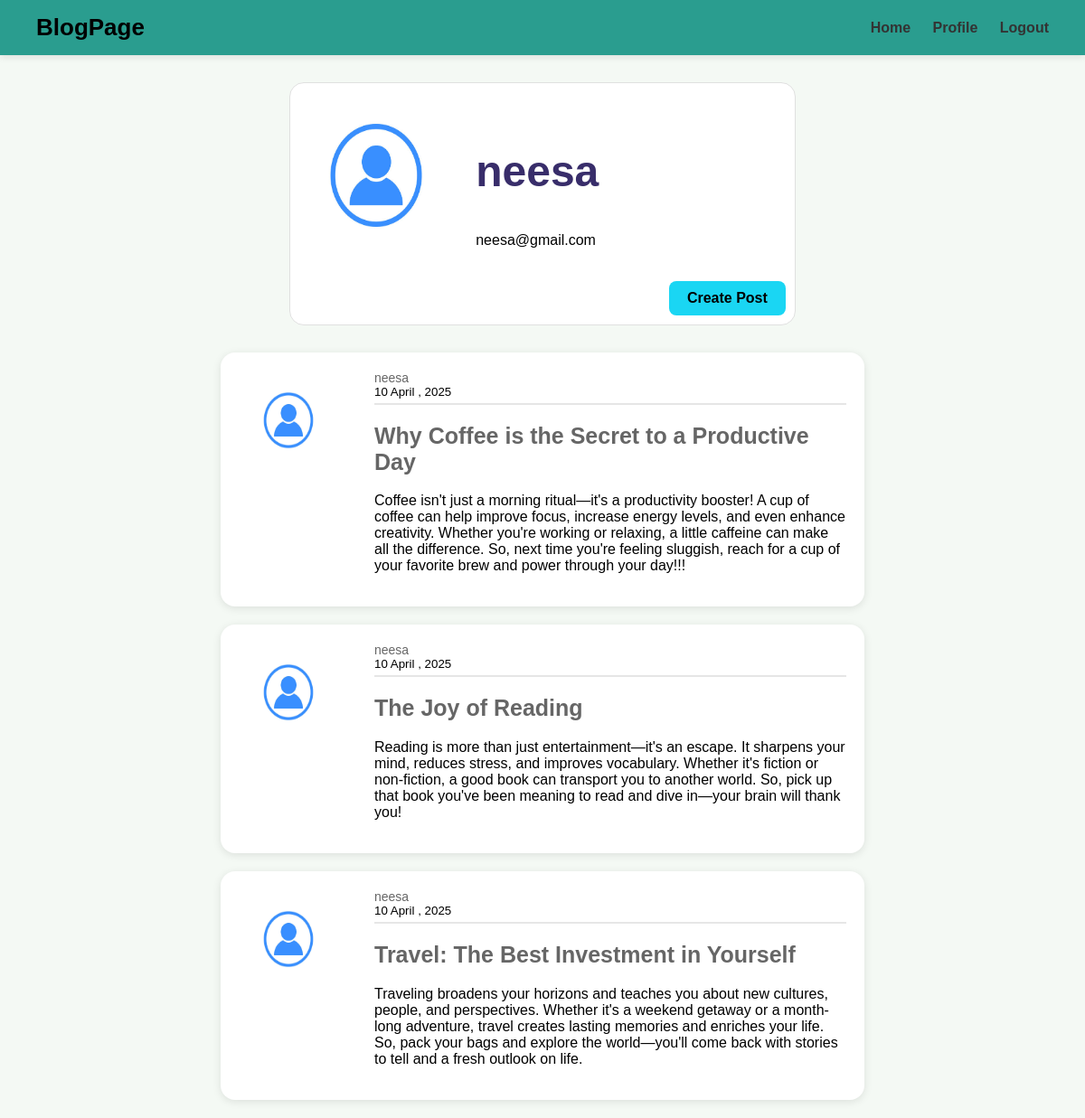
/account/ (signed in), run on the app's committed database.
### users/models.py (models this page shows, shortened)
class User(AbstractUser):
    email = models.EmailField(unique=True)
    bio = models.TextField(blank=True, null=True)
    profile_picture = models.ImageField(
        upload_to="profile_pics/", default="default.jpg", blank=True, null=True
    )

### dashboard/models.py (models this page shows, shortened)
class Post(models.Model):
    title = models.CharField(max_length=100)
    content = models.TextField()
    date_posted = models.DateTimeField(default=timezone.now)
    author = models.ForeignKey(User, on_delete=models.CASCADE)

### dashboard/views.py (the view)
# urls.py: path("account/", AccountView.as_view(), name="account"),
class AccountView(LoginRequiredMixin, ListView):
    model = Post
    template_name = "users/profile.html"
    context_object_name = "posts"
    paginate_by = 3
    def get_queryset(self):
        username = self.kwargs.get("username")
        self.profile_user = (
            get_object_or_404(User, username=username)
            if username
            else self.request.user
        )
        posts = Post.objects.filter(author=self.profile_user).order_by("-date_posted")
        for post in posts:
            post.display_date = custom_date_display(post.date_posted)
        return posts
    def get_context_data(self, **kwargs):
        context = super().get_context_data(**kwargs)
        context["user"] = self.profile_user
        context["profile"] = (
            self.profile_user.profile_picture.url
            if self.profile_user.profile_picture
            else None
        )
        context["has_posts"] = bool(context["posts"])
        return context

### blogpage/utils.py (called while the page is built)
def custom_date_display(value):
    if not value:
        return ""
    now = timezone.now()
    date = (
        value
        if isinstance(value, datetime)
        else datetime.combine(value, datetime.min.time())
    )
    date_only = date.date()
    now_only = now.date()
    if date_only == now_only:
        diff = timesince(date, now)
        return f"{diff.split(',')[0]} ago"
    elif date_only == now_only - timedelta(days=1):
        return "Yesterday"
    else:
        return date.strftime("%d %B , %Y")

### users/templates/users/profile.html (shortened to what this page needs)
{% extends "dashboard/layout.html" %}
{% load static %}
{% block content %}
    <div class="content-section">
    <article class="profile content-section">
        <div class="media">
            <div class="media-src">
            <img class="rounded-circle account-img" src="{{ '/media/default.jpg' }}" alt="Profile Image"></div>
            <div class="media-body">
                <h2 class="account-heading">{{ user.username }}</h2>
                <p class="text-secondary">{{ user.email }}</p>
            </div>
        </div>
        {% if user == request.user %}
        <div class="text-right">
            <a href="{% url 'dashboard:post_create' %}">
                <button class="btn btn-info">Create Post</button>
            </a>
        </div>
        {% endif %}
    </div>
{% for post in posts %}
        <article class="media content-section">
            <div class="media">
                <img class="article-img" src="{{ '/media/default.jpg' }}" alt="Profile picture">
            </div>
                <div class="media-body">
                    <div class="article-metadata">
                        <a class="mr-3" href="{% url 'dashboard:user_account' username=post.author.username %}">
                            {{ post.author.username }}
                        </a>
                        <small class="text-muted">{{ post.display_date }}</small>
                    </div>
                    <h2>
                        <a class="article-title" href="{% url 'dashboard:post_detail' pk=post.id %}">
                            {{ post.title }}
                        </a>
                    </h2>
                    <p class="article-content">{{ post.content }}</p>
                </div>
        </article>
    {% endfor %}
{% endblock content %}

### dashboard/static/dashboard/style.css (style rules this page uses)
body { font-family: Arial, sans-serif; margin: 0; background: #f4f9f4; }
h1, h2, h3, h4, h5, h6 { color: #382d6a; }
a { color: #666; font-size: 14px; text-decoration: none; }
.account-img { height: 130px; width: 130px; margin-right: 25px; margin-bottom: 20px; }
.account-heading { font-size: 3rem; font-weight: 700; }
.content-section { padding: 10px; width: 80%; margin: 0 auto; }
.text-right { display: flex; justify-content: flex-end; }
.btn-info { background-color: #1ad6f3; }
.media.content-section { display: flex; align-items: flex-start; background: #ffffff; border-radius: 16px; padding: 20px; box-shadow: 0 2px 10px rgba(0, 0, 0, 0.1); max-width: 90%; margin: 10px auto; }
.profile.content-section { background: #ffffff; border: 1px solid #e0e0e0; border-radius: 16px; max-width: 80%; margin: 10px auto; }
.media { display: flex; align-items: center; padding: 20px; gap: 20px; }
.article-img { height: 70px; width: 70px; margin-right: 20px; }
.article-title { font-size: 25px; }
.article-content { font-size: 16px; }
.article-metadata { display: flex; flex-direction: column; align-items: flex-start; padding-bottom: 5px; margin-bottom: 6px; border-bottom: 2px solid #e6e6e6; }
button, .btn { padding: 10px 20px; border: none; border-radius: 8px; font-size: 16px; font-weight: 600; cursor: pointer; transition: background 0.3s ease, color 0.3s ease; }

### data on the page
User: username "neesa", email "neesa@gmail.com"
Post: author.username "neesa", display_date "10 April , 2025", title "Why Coffee is the Secret to a Productive Day", content "Coffee isn't just a morning ritual—it's a productivity booster! A cup of coffee can help improve focus, increase energy levels, and even enhance creativity. Whether you're working or relaxing, a little caffeine can make all the difference. So, next time you're feeling sluggish, reach for a cup of your favorite brew and power through your day!!!"
Post: author.username "neesa", display_date "10 April , 2025", title "The Joy of Reading", content "Reading is more than just entertainment—it's an escape. It sharpens your mind, reduces stress, and improves vocabulary. Whether it's fiction or non-fiction, a good book can transport you to another world. So, pick up that book you've been meaning to read and dive in—your brain will thank you!"
Post: author.username "neesa", display_date "10 April , 2025", title "Travel: The Best Investment in Yourself", content "Traveling broadens your horizons and teaches you about new cultures, people, and perspectives. Whether it's a weekend getaway or a month-long adventure, travel creates lasting memories and enriches your life. So, pack your bags and explore the world—you'll come back with stories to tell and a fresh outlook on life."
